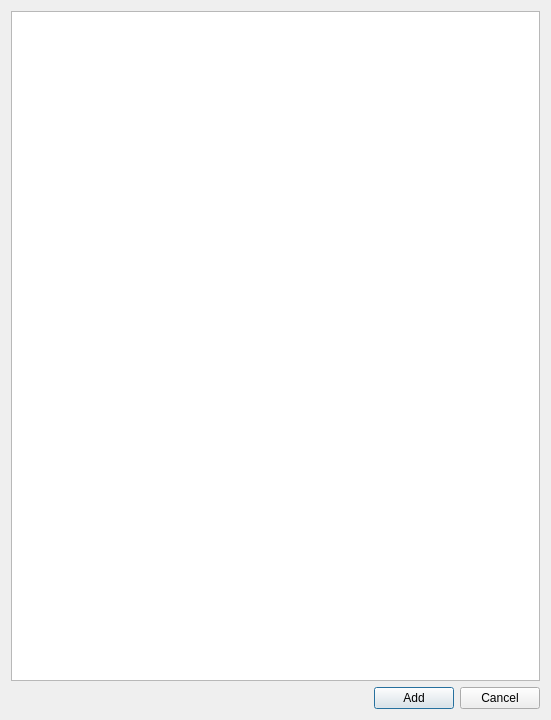
<?xml version="1.0" encoding="UTF-8"?>
<ui version="4.0">
 <class>selectbill</class>
 <widget class="QDialog" name="selectbill">
  <property name="geometry">
   <rect>
    <x>0</x>
    <y>0</y>
    <width>551</width>
    <height>720</height>
   </rect>
  </property>
  <property name="windowTitle">
   <string>Add Bill</string>
  </property>
  <layout class="QGridLayout" name="gridLayout">
   <item row="0" column="0">
    <widget class="QTableWidget" name="billList">
     <property name="selectionBehavior">
      <enum>QAbstractItemView::SelectRows</enum>
     </property>
    </widget>
   </item>
   <item row="2" column="0">
    <layout class="QHBoxLayout" name="horizontalLayout">
     <item>
      <spacer name="horizontalSpacer">
       <property name="orientation">
        <enum>Qt::Horizontal</enum>
       </property>
       <property name="sizeHint" stdset="0">
        <size>
         <width>40</width>
         <height>20</height>
        </size>
       </property>
      </spacer>
     </item>
     <item>
      <widget class="QPushButton" name="addBill">
       <property name="text">
        <string>Add</string>
       </property>
      </widget>
     </item>
     <item>
      <widget class="QPushButton" name="cancel">
       <property name="text">
        <string>Cancel</string>
       </property>
      </widget>
     </item>
    </layout>
   </item>
  </layout>
 </widget>
 <resources/>
 <connections/>
</ui>
